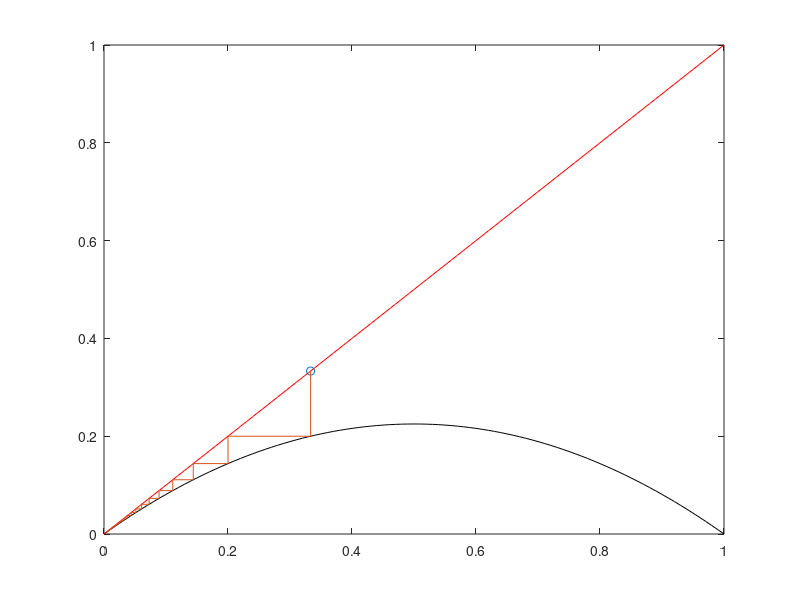

Write the MATLAB code that produced this figure.
clear all;
clf
r = 0.9; 
map = @(r, x) r * x .* (1-x);
x = 0:0.01:1; plot(x, map(r, x), 'k');
hold on; plot(x, x, 'r')

x0 = rand;
x1 = map(r, x0); plot(x0, x0, 'o');
n = 30;
for i = 1:n
    line([x0 x0], [x0 x1]);
    line([x0 x1], [x1 x1]);
    x0 = x1; x1 = map(r, x0);
end
